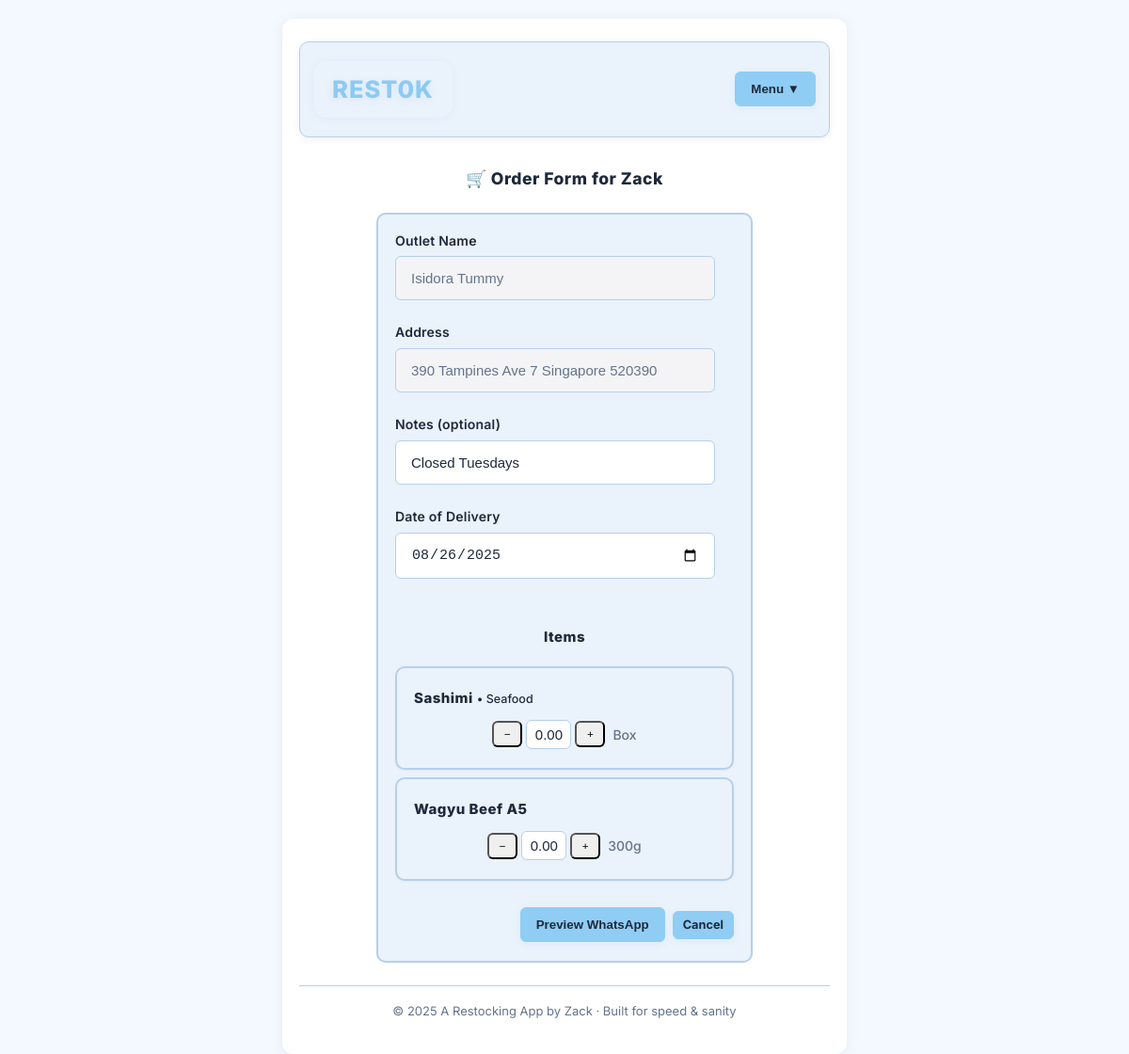
/suppliers/1/order, run on the app's committed database.
### models.py (models this page shows)
class Supplier(db.Model):
    __tablename__ = "suppliers"
    id = db.Column(db.Integer, primary_key=True)
    name = db.Column(db.String(100), nullable=False)
    email = db.Column(db.String(100), nullable=True)
    phone = db.Column(db.String(20), nullable=False)
    category = db.Column(db.String(64))
    notes = db.Column(db.Text, nullable=True)
    items = db.relationship("Item", backref="supplier", cascade="all, delete-orphan")

class Outlet(db.Model):
    __tablename__ = "outlets"
    id = db.Column(db.Integer, primary_key=True)
    name = db.Column(db.String(100), nullable=False)
    address = db.Column(db.String(200), nullable=False)
    notes = db.Column(db.Text, nullable=True)

class Item(db.Model):
    __tablename__ = "items"
    id = db.Column(db.Integer, primary_key=True)
    supplier_id = db.Column(db.Integer, db.ForeignKey("suppliers.id"), nullable=False)
    name = db.Column(db.String(160), nullable=False)
    unit = db.Column(db.String(32), nullable=False)  # kg, pkt, carton, tin
    default_qty = db.Column(db.Float, nullable=False, default=1)
    item_type = db.Column(db.String(64), nullable=True)  # Dry, Frozen, Vegetables, etc.
    active = db.Column(db.Boolean, nullable=False, default=True)
    __table_args__ = (
        db.UniqueConstraint("supplier_id", "name", name="uq_item_per_supplier"),
    )

### app.py (the view)
    @app.get("/suppliers/<int:supplier_id>/order")
    def order_form(supplier_id):
        supplier = Supplier.query.get_or_404(supplier_id)
        items = Item.query.filter_by(supplier_id=supplier.id, active=True).order_by(Item.name.asc()).all()
        outlets = Outlet.query.order_by(Outlet.name.asc()).all()
        return render_template(
            "order_form.html",
            supplier=supplier,
            items=items,
            outlets=outlets,
            datetime=datetime,
            timedelta=timedelta
        )

### templates/order_form.html (shortened to what this page needs)
{% extends "base.html" %}
{% block content %}
<h3>🛒 Order Form for {{ supplier.name }}</h3>
<form method="post" action="{{ url_for('order_preview', supplier_id=supplier.id) }}" class="card grid"
  style="max-width:400px;">
  <div class="grid" style="margin-bottom:12px;">
    {% if outlets and outlets[0] %}
    <label class="form-label">
      <span>Outlet Name</span>
      <input name="outlet_name" value="{{ outlets[0].name }}" readonly class="input-wide" style="background:#f4f4f6;">
    </label>
    <label class="form-label">
      <span>Address</span>
      <input name="address" value="{{ outlets[0].address }}" readonly class="input-wide" style="background:#f4f4f6;">
    </label>
    <label class="form-label">
      <span>Notes (optional)</span>
      <input name="notes" value="{{ outlets[0].notes }}" placeholder="e.g. Deliver before 10am; use back door lift"
        class="input-wide">
    </label>
    {% else %}
    <div class="card" style="margin-bottom:12px; color:var(--muted);">No outlet details found. Please set up your outlet
      first.</div>
    {% endif %}
    <label class="form-label">
      <span>Date of Delivery</span>
      <input type="date" name="delivery_date" class="input-wide"
        value="{{ (datetime.utcnow() + timedelta(days=1)).strftime('%Y-%m-%d') }}">
    </label>
  </div>
  <h4>Items</h4>
  <div class="grid" style="gap:8px;">
    {% for it in items %}
    <div class="row card" style="align-items:center;">
      <div style="flex:1;">
        <strong>{{ it.name }}</strong>
        {% if it.item_type %}
        <small>• {{ it.item_type }}</small>
        {% endif %}
      </div>
      <div class="row" style="gap:2px;">
        <button type="button" class="btn-xsmall" aria-label="Decrease quantity" onclick="
            const qty=document.getElementById('qty_{{it.id}}');
            let step = parseFloat('{{ it.default_qty }}');
            let val = parseFloat(qty.value || '0');
            let newVal = Math.max(0, (Math.round((val - step) * 100) / 100));
            qty.value = newVal.toFixed(2);
          ">−</button>
        <input id="qty_{{it.id}}" name="qty_{{it.id}}" type="number" min="0" value="0.00" step="{{ it.default_qty }}"
          class="qty-input">
        <button type="button" class="btn-xsmall" aria-label="Increase quantity" onclick="
            const qty=document.getElementById('qty_{{it.id}}');
            let step = parseFloat('{{ it.default_qty }}');
            let val = parseFloat(qty.value || '0');
            let newVal = Math.round((val + step) * 100) / 100;
            qty.value = newVal.toFixed(2);
          ">+</button>
        <span style="margin-left:6px; color:var(--muted); font-size:14px;">{{ it.unit }}</span>
      </div>
    </div>
    {% else %}
    <div class="card">No items yet. Add some items first.</div>
    {% endfor %}
  </div>
  <div class="row" style="justify-content:flex-end; margin-top:16px; gap:8px;">
    <button type="submit" class="btn primary">Preview WhatsApp</button>
    <a href="{{ url_for('supplier_items', supplier_id=supplier.id) }}" class="btn btn-small btn-delete">Cancel</a>
  </div>
</form>
{% endblock %}

### static/style.css (style rules this page uses)
*, *::before, *::after { box-sizing: border-box; }
html, body { height: 100%; margin: 0; font: var(--fs)/1.55 var(--font); color: var(--text); background: var(--bg); padding: 0; }
:root { --bg: #f4f8ff; --card: #eaf2fb; --text: #1e293b; --muted: #64748b; --brand: #90cdf4; --brand-600: #60a5fa; --accent: #90cdf4; --accent-600: #60a5fa; --border: #b6d0ea; --ring: rgba(96, 165, 250, .18); --shadow-sm: 0 1px 2px rgba(16, 24, 40, .04); --shadow: 0 2px 8px rgba(16, 24, 40, .06); --radius-sm: 6px; --radius: 10px; --radius-lg: 14px; --font: "Inter", system-ui, -apple-system, Segoe UI, Roboto, "Helvetica Neue", Arial, sans-serif; --fs-xs: 12px; --fs-sm: 13px; --fs: 15px; --fs-md: 16px; --fs-lg: 18px; --fs-xl: 22px; --sp-1: 6px; --sp-2: 10px; --sp-3: 12px; --sp-4: 14px; --sp-5: 16px; --sp-6: 20px; --sp-8: 24px; }
body { padding: var(--sp-6); -webkit-font-smoothing: antialiased; -moz-osx-font-smoothing: grayscale; }
label { font-weight: 600; font-size: var(--fs-sm); }
input, select, textarea { width: 100%; box-sizing: border-box; padding: 14px 16px; border-radius: var(--radius-sm); border: 1px solid var(--border); background: #fff; color: var(--text); font-size: var(--fs); margin-top: 6px; }
input[readonly], select[disabled], textarea[disabled] { background: #f8fafb; color: var(--muted); }
.form-label { width: 100%; display: flex; flex-direction: column; align-items: flex-start; margin-bottom: 14px; }
.form-label > span { font-size: 1.08em; font-weight: 600; color: var(--text); margin-bottom: 2px; letter-spacing: 0.2px; line-height: 1.2; white-space: nowrap; overflow: hidden; text-overflow: ellipsis; }
.btn { display: inline-flex; align-items: center; gap: 8px; padding: 10px 16px; border-radius: var(--radius-sm); border: 1px solid var(--brand); background: linear-gradient(90deg, var(--brand) 70%, var(--accent) 100%); color: #1e293b; text-decoration: none; cursor: pointer; font-weight: 700; box-shadow: 0 2px 8px rgba(96,165,250,0.08); transition: background .15s, border-color .15s, box-shadow .15s; }
.btn.primary { background: linear-gradient(90deg, var(--accent) 60%, var(--brand) 100%); border-color: var(--accent); color: #fff; }
.btn-small { padding: 4px 10px; font-size: 0.85em; border-radius: var(--radius-sm); }
.btn-xsmall { padding: 2px 8px; font-size: 0.78em; border-radius: var(--radius-sm); min-width: 32px; max-width: 40px; height: 28px; line-height: 1.2; text-align: center; display: inline-flex; align-items: center; justify-content: center; vertical-align: middle; }
.btn-delete { background: #ef4444; color: #fff; border-color: #ef4444; }
.qty-input { width: 48px; text-align: center; padding: 6px 4px; font-size: 1em; margin: 0 2px; }
.card { background: var(--card); border: 2px solid var(--border); border-radius: var(--radius); box-shadow: var(--shadow-sm); padding: 20px 18px; overflow-wrap: break-word; word-break: break-word; box-sizing: border-box; }
.grid { display: flex; flex-direction: column; gap: var(--sp-3); width: 100%; align-items: center; }
.row { display: flex; flex-direction: row; gap: var(--sp-3); align-items: center; justify-content: center; width: 100%; flex-wrap: wrap; }
a, button, .btn, [role="button"] { outline: none; }
input[type="number"] { -moz-appearance: textfield; }
.btn, .btn.primary, .btn-add-item, .supplier-action-btn, .order-btn { background: var(--brand); color: #1e293b; border-color: var(--brand); font-weight: 700; box-shadow: 0 2px 8px rgba(96,165,250,0.08); border-radius: var(--radius-sm); transition: background .15s, border-color .15s, box-shadow .15s; }
.input-wide { width: 100%; max-width: 340px; box-sizing: border-box; padding: 14px 16px; font-size: var(--fs); border-radius: var(--radius-sm); border: 1px solid var(--border); margin-top: 6px; background: #fff; }
.input-wide[type="date"] { width: 100%; max-width: 340px; box-sizing: border-box; padding: 14px 16px; font-size: var(--fs); border-radius: var(--radius-sm); border: 1px solid var(--border); margin-top: 6px; background: #fff; }
h1, h2, h3, h4, h5, h6 { font-family: var(--font); font-weight: 800; color: #1e293b; letter-spacing: 0.5px; margin-top: 0.8em; margin-bottom: 0.5em; background: none; }
body, p, li, td, th, label, span, div { font-family: var(--font); color: var(--text); font-weight: 500; background: none; }
strong, b { color: #1e293b; font-weight: 800; letter-spacing: 0.5px; }
a { color: var(--brand); text-decoration: none; font-weight: 600; transition: color 0.15s; }

### data on the page
Supplier: name "Zack"
Outlet: outlet_name "Isidora Tummy", address "390 Tampines Ave 7 Singapore 520390", notes "Closed Tuesdays"
Item: name "Sashimi", item_type "Seafood", unit "Box"
Item: name "Wagyu Beef A5", unit "300g"

### other printed values
{{ 2025 }} "2025"
